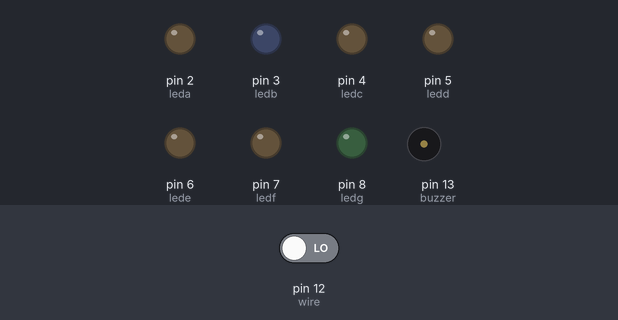
This sketch was run on a simulated Arduino Uno, built with avr-gcc and run on an emulated ATmega328P. Shown: output pins drawn as LEDs (lit = HIGH), buzzer (waves = sounding, pin HIGH). The inputs (shaded band) are chosen by the test bench; at power-on: pin 12 (wire) LOW.

Above: at 1.2 s.
1.3 s: pin 12 (wire) driven HIGH
At 1.6 s:
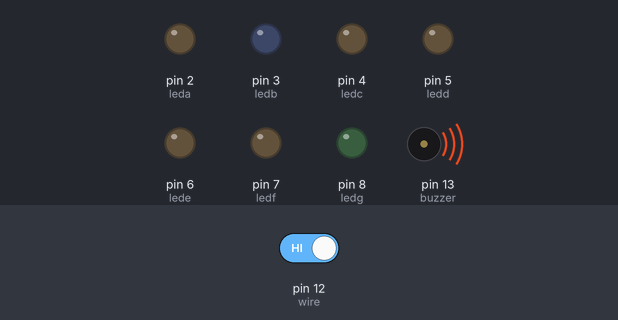
At 3.1 s:
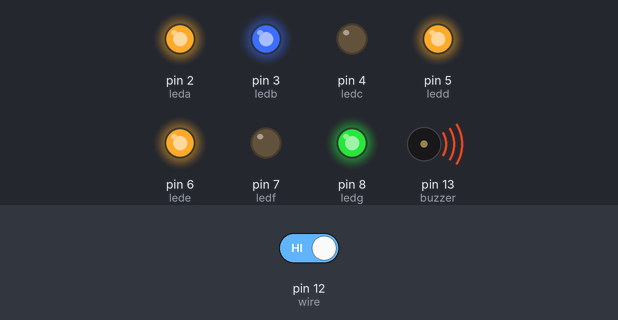
4.3 s: pin 12 (wire) driven LOW
At 4.8 s:
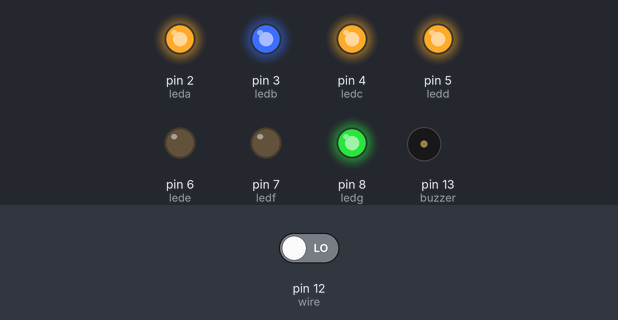
Timing chart, 0 to 7.3 s (numbered marks = the images above; inputs shaded):
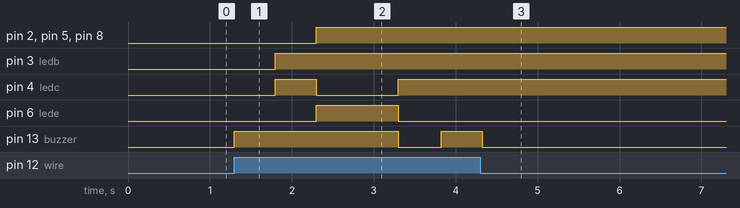

Measured:
- after the input at 1.3 s, pin 2 (leda), pin 5 (ledd), pin 8 (ledg): LOW → HIGH after 1.0 s; pin 3 (ledb): LOW → HIGH after 0.50 s; pin 4 (ledc): LOW → HIGH after 0.50 s, → LOW 0.50 s later, → HIGH 1.0 s later; pin 6 (lede): LOW → HIGH after 1.0 s, → LOW 1.0 s later; pin 13 (buzzer): LOW → HIGH at once, → LOW 2.0 s later, → HIGH 0.52 s later
- after the input at 4.3 s, pin 4 (ledc): stops changing and stays HIGH; pin 6 (lede): stops changing and stays LOW

The sketch:

buzzwiregame.ino
```cpp
int leda=2;
int ledb=3;
int ledc=4;
int ledd=5;
int lede=6;
int ledf=7;
int ledg=8;
int count=0;
const int wire = 12;
const int buzzer= 13;
void setup(){
pinMode(leda, OUTPUT);
pinMode(ledb, OUTPUT);
pinMode(ledc, OUTPUT);
pinMode(ledd, OUTPUT);
pinMode(lede, OUTPUT);
pinMode(ledf, OUTPUT);
pinMode(ledg, OUTPUT);
pinMode(buzzer, OUTPUT);
pinMode(wire, INPUT);
Serial.begin(9600);
}
void loop(){
if(digitalRead(wire)== HIGH){
  count++;
  if(count==1){
    digitalWrite(buzzer,HIGH);
    delay(500);
    digitalWrite(buzzer, LOW);
    digitalWrite(ledb,HIGH);
    digitalWrite(ledc,HIGH);
    }else if(count==2){
    digitalWrite(buzzer,HIGH);
    delay(500);
    digitalWrite(buzzer, LOW);
    digitalWrite(ledc,LOW);
    digitalWrite(leda,HIGH);
    digitalWrite(ledb,HIGH);
    digitalWrite(ledg,HIGH);
    digitalWrite(lede,HIGH);
    digitalWrite(ledd,HIGH);
  }else if(count==3){
    digitalWrite(buzzer,HIGH);
    delay(1000);
    digitalWrite(buzzer, LOW);
    digitalWrite(lede,LOW);
    digitalWrite(leda,HIGH);
    digitalWrite(ledb,HIGH);
    digitalWrite(ledg,HIGH);
    digitalWrite(ledc,HIGH);
    digitalWrite(ledd,HIGH);
  }
  }
}
```
